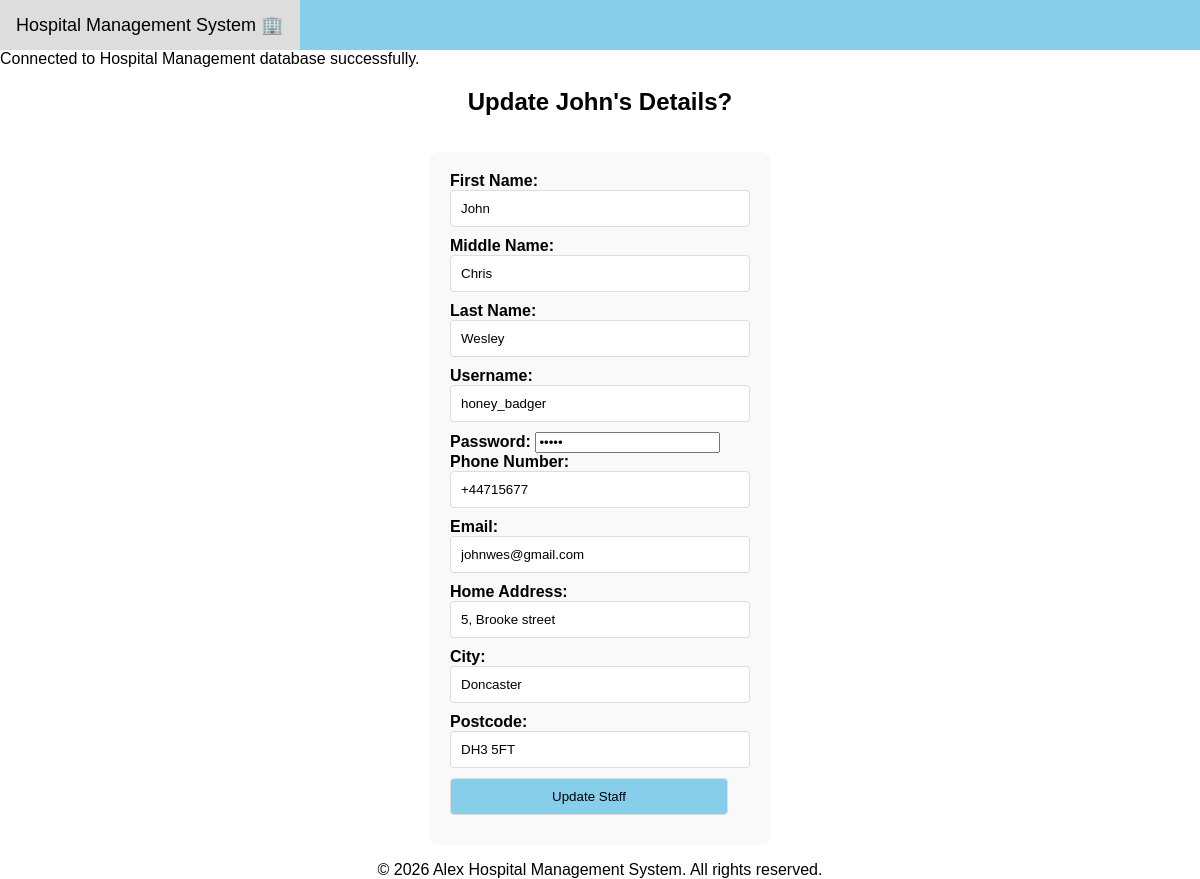
The app's page /updateStaff.php?id=111 with its own data.
### tables this page shows
CREATE TABLE STAFF 
( 
staffID INTEGER PRIMARY KEY, 
firstName TEXT NOT NULL, 
middleName TEXT NOT NULL, 
lastName TEXT NOT NULL, 
userType TEXT NOT NULL, 
username TEXT NOT NULL UNIQUE, 
password TEXT NOT NULL, 
phoneNumber TEXT NOT NULL UNIQUE, 
email TEXT NOT NULL UNIQUE, 
homeAddress TEXT NOT NULL,
city TEXT NOT NULL, 
postcode TEXT NOT NULL 
);

### functions.php (called while the page is built, shortened)
<?php
function viewSTAFF($staff_id) :array
{
    $db = db_connect();
    $query = "SELECT * FROM STAFF WHERE staffID = $staff_id ORDER BY staffID";
    $result = $db->query($query);
    $staff_detail = [];
    while ($row = $result->fetchArray(SQLITE3_ASSOC)) {
        $staff_detail[] = $row;
    }
    return $staff_detail;
}
?>

### updateStaff.php (the view, shortened to what this page needs)
<!DOCTYPE html>
<html lang="en">
<head>
  <link rel="stylesheet" href="style.css" />
</head>
<body>
  <?php include("NavBar.php"); require_once("functions.php"); ?>
  <?php
  $id = $_GET['id'];
  $staff = viewStaff($id);
  ?>
  <div>
    <h2 class="centered-header">Update <?php echo $staff[0]['firstName']; ?>'s Details?</h2>
  </div>
  <div class="main">
    <form method="post">
      <label for="firstName">First Name:</label>
      <input type="text" name="firstName" value="<?php echo $staff[0]['firstName']; ?>">
      <label for="middleName">Middle Name:</label>
      <input type="text" name="middleName" value="<?php echo $staff[0]['middleName']; ?>">
      <label for="lastName">Last Name:</label>
      <input type="text" name="lastName" value="<?php echo $staff[0]['lastName']; ?>">
      <label for="username">Username:</label>
      <input type="text" name="username" value="<?php echo $staff[0]['username']; ?>">
      <label for="password">Password:</label>
      <input type="password" name="password" value="<?php echo $staff[0]['password']; ?>">
      <label for="phoneNumber">Phone Number:</label>
      <input type="text" name="phoneNumber" value="<?php echo $staff[0]['phoneNumber']; ?>">
      <label for="email">Email:</label>
      <input type="email" name="email" value="<?php echo $staff[0]['email']; ?>">
      <label for="homeAddress">Home Address:</label>
      <input type="text" name="homeAddress" value="<?php echo $staff[0]['homeAddress']; ?>">
      <label for="city">City:</label>
      <input type="text" name="city" value="<?php echo $staff[0]['city']; ?>">
      <label for="postcode">Postcode:</label>
      <input type="text" name="postcode" value="<?php echo $staff[0]['postcode']; ?>">
      <input type="submit" name="updateStaff" value="Update Staff">
    </form>
  </div>
  <footer>
    <div class="firstfooter" style="text-align: center;">
      &copy; 2026 Alex Hospital Management System. All rights reserved.
    </div>
  </footer>
</body>
</html>

### style.css (style rules this page uses)
body { font-family: Arial, sans-serif; display: flex; flex-direction: column; min-height: 100vh; margin: 0; }
.centered-header { text-align: center; }
.main { flex: 1; padding: 1rem; }
form { width: 300px; margin: 0 auto; padding: 20px; background: #f9f9f9; border-radius: 8px; max-width: 500px; }
input[type="text"], input[type="number"], input[type="date"], input[type="email"], input[type="submit"], select { width: calc(100% - 22px); padding: 10px; margin-bottom: 10px; border: 1px solid #ddd; border-radius: 4px; }
input[type="submit"] { background-color: skyblue; color: black; cursor: pointer; }
label { font-weight: bold; }
h2 { text-align: center; }

### records on screen
staff: firstName "John", middleName "Chris", lastName "Wesley", username "honey_badger", phoneNumber "+44715677", email "johnwes@gmail.com", homeAddress "5, Brooke street", city "Doncaster", postcode "DH3 5FT"
